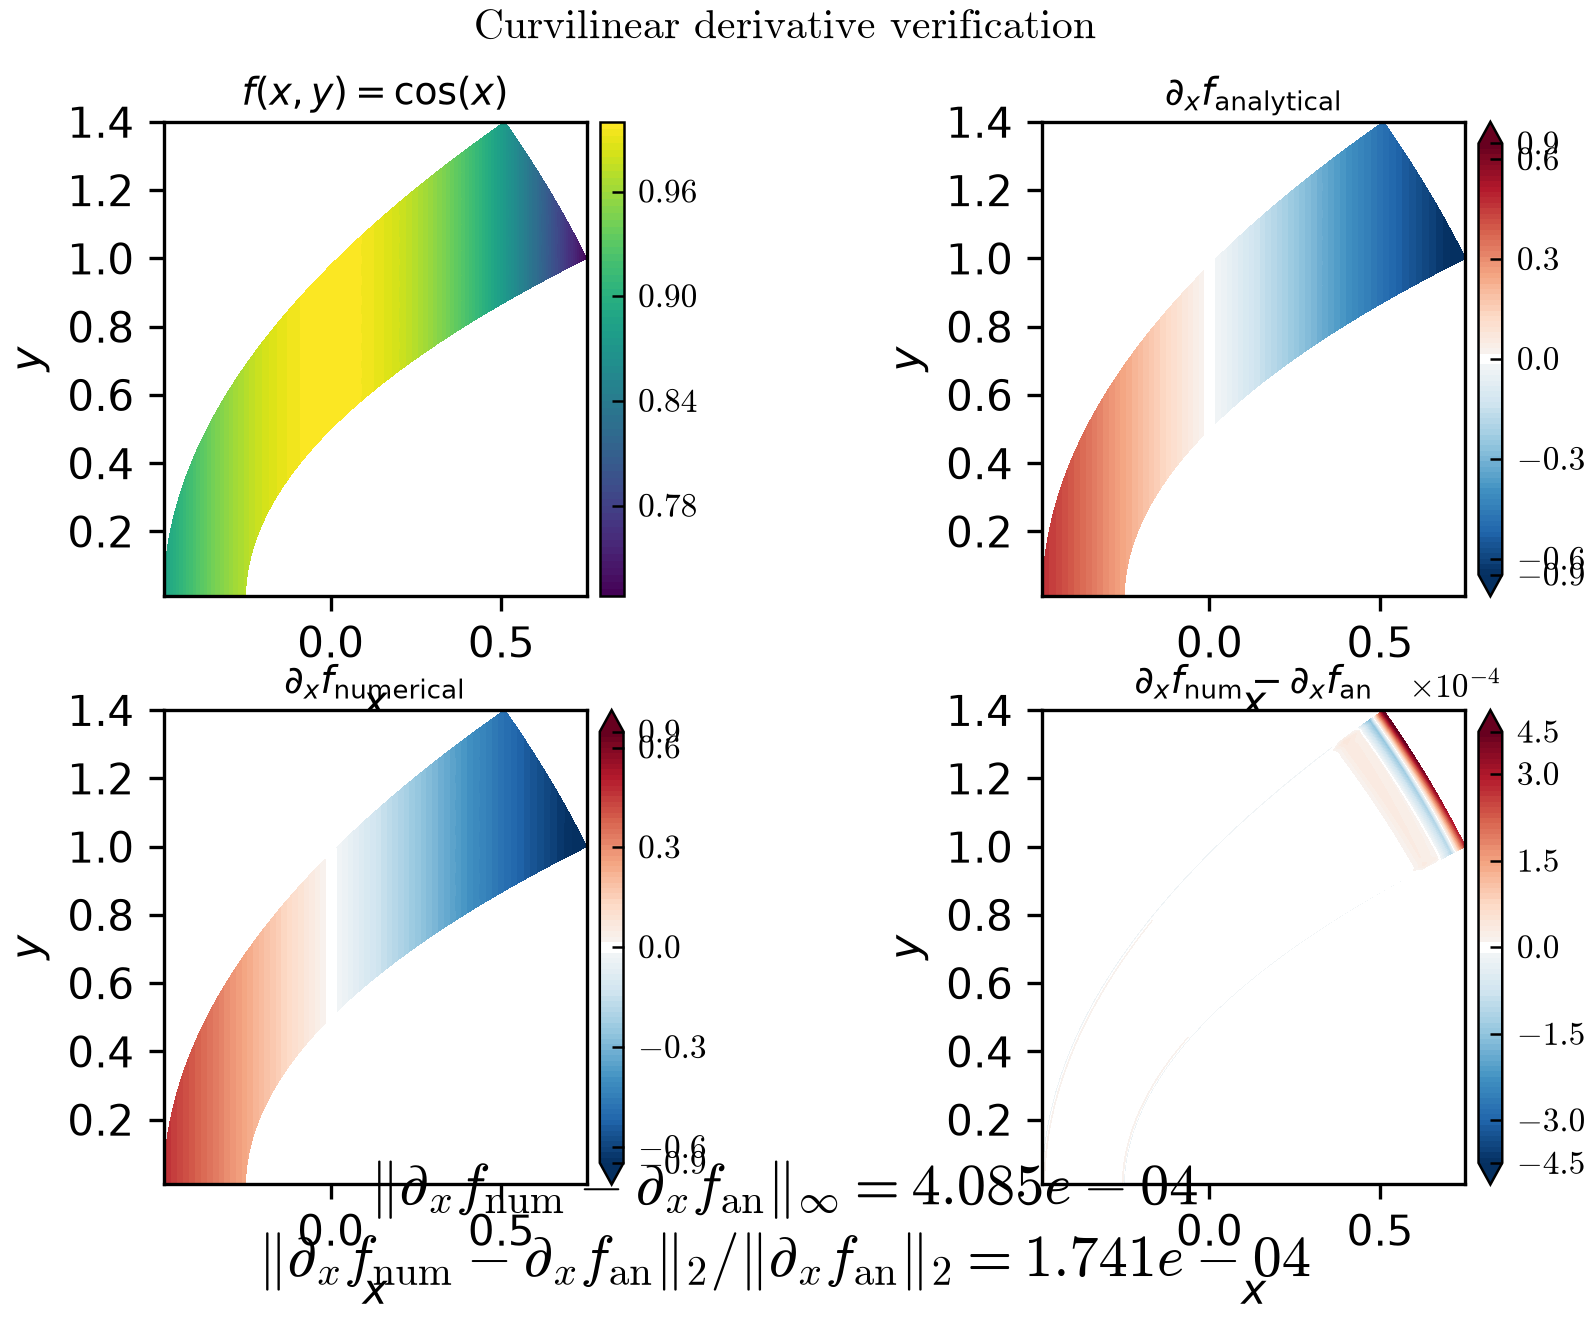

Here is the Python script that generated this plot:
#!/usr/bin/env python3
"""
Example 0: Curvilinear derivative validation.

Translates `example_0_TestCurvilinearDerivative.m` directly:
- build the symmetric computational mesh
- deform it to the parabolic physical domain
- evaluate `f = cos(x)` and `df = Dx @ f`

OUTPUTS:
  - example_0_curvilinear_validation.npz
  - example_0_curvilinear_validation.png
  - example_0_curvilinear_validation_baseflow.png
  - example_0_curvilinear_validation_support_error.png
USAGE:   python example_0_curvilinear_validation.py
         rm example_0_curvilinear_validation.npz && python example_0_curvilinear_validation.py
"""

from __future__ import annotations

import json
from datetime import datetime, timezone
from pathlib import Path

import numpy as np

from linstabpy.mesh import Mesh
from linstabpy.utils.jsonc import load_jsonc

from examples._helpers import (
    apply_figure_layout,
    format_scientific_ticks,
    label_axes,
    load_or_compute,
    plot_scalar_panel,
    plot_signed_panel,
    save_figure,
    set_suptitle,
)

SCRIPT = Path(__file__).resolve()
OUTPUT_NPZ = SCRIPT.with_suffix(".npz")
OUTPUT_PNG = SCRIPT.with_suffix(".png")
OUTPUT_BASEFLOW = OUTPUT_PNG.with_name(f"{OUTPUT_PNG.stem}_baseflow.png")
OUTPUT_SUPPORT = OUTPUT_PNG.with_name(f"{OUTPUT_PNG.stem}_support_error.png")
ARTIFACT_JSON = SCRIPT.parents[2] / "artifacts" / "curvilinear_derivative_parity.json"


def _build_computational_mesh(cfg: dict) -> Mesh:
    """Build the Example 0 computational mesh exactly as in MATLAB."""
    return Mesh.create(
        xrange=tuple(cfg["xrange"]),
        yrange=tuple(cfg["yrange"]),
        nx=cfg["nx"],
        ny=cfg["ny"],
        fd_order=cfg["fd_order"],
        y_symmetry=cfg["y_symmetry"],
        x_periodicity=cfg["x_periodicity"],
        alpha_filter=cfg["alpha_filter"],
    )


def _build_reference_mesh(cfg: dict) -> Mesh:
    """Build the Example 0 curvilinear mesh exactly as in MATLAB."""
    cmesh = _build_computational_mesh(cfg)
    d = cfg["conformal_scale"]
    x = cmesh.X * d - 0.5
    z = x + 1j * cmesh.Y
    X = -np.real(z**2)
    Y = -np.imag(z**2)
    return cmesh.deform(X_new=X, Y_new=Y)


def _compute_reference_fields(cfg: dict) -> dict[str, np.ndarray | float | bool]:
    """Compute the MATLAB-like Example 0 fields and export orientation."""
    mesh = _build_reference_mesh(cfg)
    x = mesh.X
    y = mesh.Y

    f = np.cos(x)
    df_an = -np.sin(x)
    df = (mesh.Dx @ f.ravel(order="F")).reshape(mesh.X.shape, order="F")

    df_linf = float(np.max(np.abs(df - df_an)))
    df_rel_l2 = float(np.linalg.norm(df - df_an) / max(np.linalg.norm(df_an), 1e-30))

    # MATLAB exports these arrays transposed relative to our storage.
    return {
        "x": x.T,
        "y": y.T,
        "f": f.T,
        "df": df.T,
        "df_an": df_an.T,
        "df_linf": df_linf,
        "df_rel_l2": df_rel_l2,
        "overall_pass": bool(df_linf <= 1e-10 and df_rel_l2 <= 1e-10),
    }


def _write_artifact_report(fields: dict[str, np.ndarray | float | bool]) -> None:
    """Write the local Example 0 diagnostic report inside the repo."""
    report = {
        "generated_at_utc": datetime.now(timezone.utc).isoformat(),
        "status": "computed",
        "note": (
            "This artifact stores Python-versus-analytic derivative errors only. "
            "Use examples/martini/martini_parity_latest.json for MATLAB parity status."
        ),
        "df_linf": float(fields["df_linf"]),
        "df_rel_l2": float(fields["df_rel_l2"]),
        "analytical_self_check_pass": bool(fields["overall_pass"]),
    }

    ARTIFACT_JSON.parent.mkdir(parents=True, exist_ok=True)
    with ARTIFACT_JSON.open("w", encoding="utf-8") as fh:
        json.dump(report, fh, indent=2, sort_keys=True)
        fh.write("\n")


def compute(cfg: dict) -> None:
    fields = _compute_reference_fields(cfg)
    _write_artifact_report(fields)

    np.savez_compressed(
        OUTPUT_NPZ,
        x=np.asarray(fields["x"], dtype=float),
        y=np.asarray(fields["y"], dtype=float),
        f=np.asarray(fields["f"], dtype=float),
        df=np.asarray(fields["df"], dtype=float),
        df_an=np.asarray(fields["df_an"], dtype=float),
        df_linf=np.array([fields["df_linf"]], dtype=float),
        df_rel_l2=np.array([fields["df_rel_l2"]], dtype=float),
        overall_pass=np.array([fields["overall_pass"]], dtype=bool),
    )
    print(f"Saved fields: {OUTPUT_NPZ}")
    print(f"Saved artifact: {ARTIFACT_JSON}")


def plot(data: dict[str, np.ndarray]) -> None:
    import matplotlib.pyplot as plt

    x = np.asarray(data["x"], dtype=float)
    y = np.asarray(data["y"], dtype=float)
    f = np.asarray(data["f"], dtype=float)
    df = np.asarray(data["df"], dtype=float)
    df_an = np.asarray(data["df_an"], dtype=float)
    df_linf = float(np.asarray(data["df_linf"]).reshape(-1)[0])
    df_rel_l2 = float(np.asarray(data["df_rel_l2"]).reshape(-1)[0])
    error = df - df_an

    fig, axes = plt.subplots(
        2,
        2,
        figsize=(12.8, 8.4),
        gridspec_kw={"wspace": 0.34, "hspace": 0.24},
    )
    plot_scalar_panel(
        axes[0, 0],
        x,
        y,
        f,
        title=r"$f(x,y)=\cos(x)$",
        cmap="viridis",
        aspect="equal",
        title_pad=4.0,
    )
    plot_signed_panel(
        axes[0, 1],
        x,
        y,
        df_an,
        title=r"$\partial_x f_{\mathrm{analytical}}$",
        aspect="equal",
        title_pad=4.0,
    )
    plot_signed_panel(
        axes[1, 0],
        x,
        y,
        df,
        title=r"$\partial_x f_{\mathrm{numerical}}$",
        aspect="equal",
        title_pad=4.0,
    )
    plot_signed_panel(
        axes[1, 1],
        x,
        y,
        error,
        title=r"$\partial_x f_{\mathrm{num}}-\partial_x f_{\mathrm{an}}$",
        aspect="equal",
        title_pad=4.0,
    )
    for ax in axes.flat:
        label_axes(ax)
    set_suptitle(fig, "Curvilinear derivative verification", y=0.962)
    fig.text(
        0.5,
        0.028,
        rf"$\|\partial_x f_{{\mathrm{{num}}}}-\partial_x f_{{\mathrm{{an}}}}\|_\infty = {df_linf:.3e}$"
        "\n"
        rf"$\|\partial_x f_{{\mathrm{{num}}}}-\partial_x f_{{\mathrm{{an}}}}\|_2 / \|\partial_x f_{{\mathrm{{an}}}}\|_2 = {df_rel_l2:.3e}$",
        ha="center",
        va="bottom",
        fontsize=14,
        linespacing=1.35,
    )
    apply_figure_layout(fig, rect=(0.0, 0.08, 1.0, 0.93), pad=0.8)
    save_figure(fig, OUTPUT_PNG)

    cfg = load_jsonc(SCRIPT.with_suffix(".jsonc"))
    cmesh = _build_computational_mesh(cfg)
    fig_mesh, axes_mesh = plt.subplots(
        1,
        2,
        figsize=(12.2, 4.8),
        gridspec_kw={"wspace": 0.08},
    )
    step = 5
    mesh_specs = [
        (axes_mesh[0], cmesh.X, cmesh.Y, "Computational mesh", step),
        (axes_mesh[1], x.T, y.T, "Mapped physical mesh", 1),
    ]
    for ax, Xg, Yg, title, local_step in mesh_specs:
        ax.plot(Xg[:, ::local_step], Yg[:, ::local_step], color="#4a5878", lw=0.7, alpha=0.9)
        ax.plot(Xg[::local_step, :].T, Yg[::local_step, :].T, color="#4a5878", lw=0.7, alpha=0.9)
        ax.plot(Xg[:, 0], Yg[:, 0], color="#394264", lw=1.0)
        ax.plot(Xg[:, -1], Yg[:, -1], color="#394264", lw=1.0)
        ax.plot(Xg[0, :], Yg[0, :], color="#394264", lw=1.0)
        ax.plot(Xg[-1, :], Yg[-1, :], color="#394264", lw=1.0)
        ax.set_title(title, pad=4.0)
        ax.set_aspect("equal", adjustable="box")
        label_axes(ax)
    apply_figure_layout(fig_mesh, pad=0.6)
    save_figure(fig_mesh, OUTPUT_BASEFLOW)

    centerline = y.shape[0] // 2
    fig_support, axes_support = plt.subplots(1, 2, figsize=(12, 4.5))
    axes_support[0].plot(x[centerline, :], df_an[centerline, :], label="Analytical", lw=2.0)
    axes_support[0].plot(x[centerline, :], df[centerline, :], "--", label="Numerical", lw=1.8)
    axes_support[0].set_title("Centerline derivative comparison", pad=4.0)
    label_axes(axes_support[0], xlabel=r"$x$", ylabel=r"$\partial_x f$")
    format_scientific_ticks(axes_support[0], axes=("y",))
    axes_support[0].grid(True, alpha=0.25)
    axes_support[0].legend(loc="best", frameon=False)

    abs_error = np.abs(error[np.isfinite(error)])
    axes_support[1].hist(abs_error, bins=30, color="#7a86b8", edgecolor="#394264")
    axes_support[1].set_title("Absolute error distribution", pad=4.0)
    axes_support[1].set_xlabel(
        r"$\left|\partial_x f_{\mathrm{num}}-\partial_x f_{\mathrm{an}}\right|$"
    )
    axes_support[1].set_ylabel("Count")
    axes_support[1].set_yscale("log")
    format_scientific_ticks(axes_support[1], axes=("x",))
    axes_support[1].grid(True, alpha=0.25)
    apply_figure_layout(fig_support, pad=0.7)
    save_figure(fig_support, OUTPUT_SUPPORT)


def ensure_artifact(data: dict[str, np.ndarray]) -> None:
    """Ensure the local analytic-error artifact exists inside the repo."""
    if ARTIFACT_JSON.exists():
        return
    _write_artifact_report(
        {
            "df_linf": float(np.asarray(data["df_linf"]).reshape(-1)[0]),
            "df_rel_l2": float(np.asarray(data["df_rel_l2"]).reshape(-1)[0]),
            "overall_pass": bool(np.asarray(data["overall_pass"]).reshape(-1)[0]),
        }
    )


def main() -> None:
    cfg = load_jsonc(SCRIPT.with_suffix(".jsonc"))
    raw = load_or_compute(
        OUTPUT_NPZ,
        lambda: compute(cfg),
        required_keys={"x", "y", "f", "df", "df_an", "overall_pass"},
        allow_pickle=False,
        verbose=False,
    )
    data = {key: raw[key] for key in raw.files}
    ensure_artifact(data)
    plot(data)


if __name__ == "__main__":
    main()
